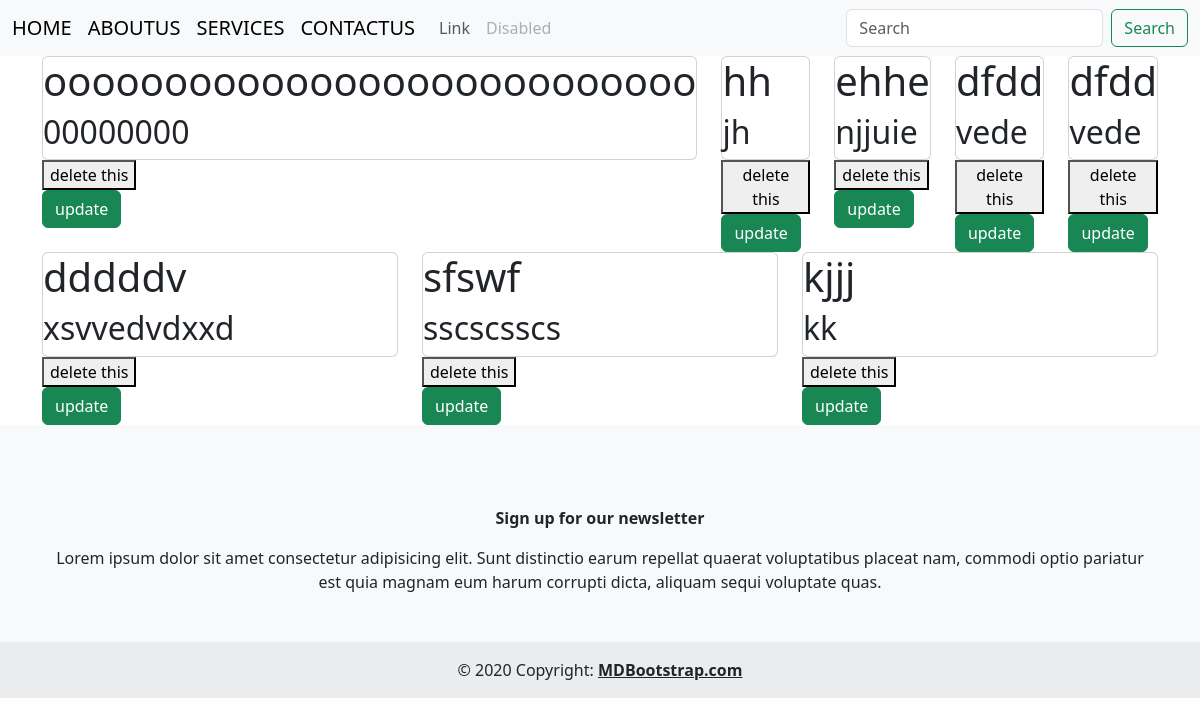
Page /services on the earlier database version.
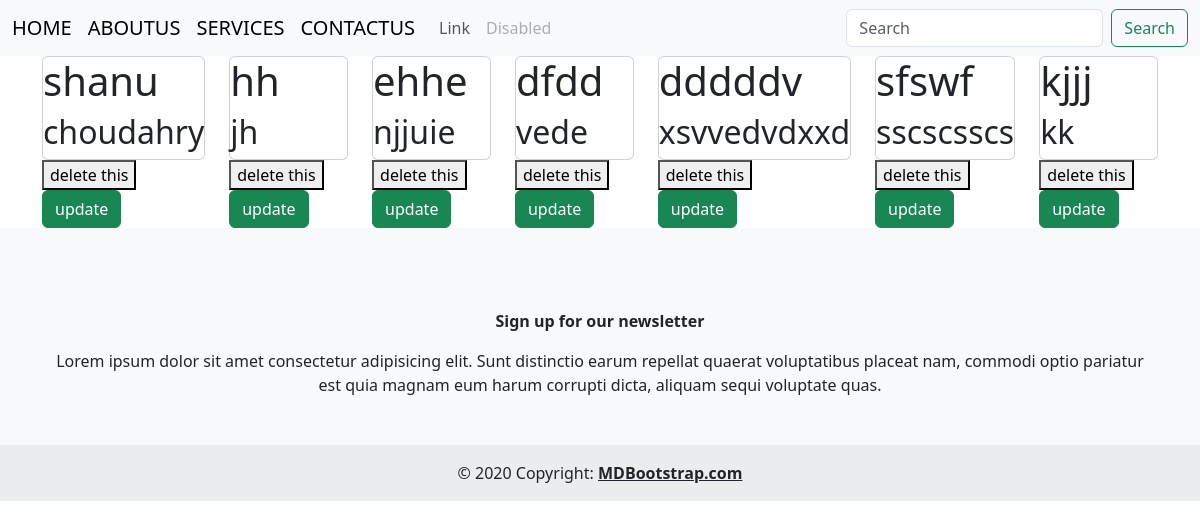
Same page on the later database version.
### main.py (models this page shows)
class Contactus(db.Model):
    myid=db.Column(db.Integer,primary_key=True,autoincrement=True)
    mytitle=db.Column(db.String(120))
    mymessage=db.Column(db.Text)

### main.py (the view)
@app.route("/services")
def myservices():
    data=Contactus.query.all()
    return render_template("myap/services.html",mydata=data)

### Templates/myap/services.html (shortened to what this page needs)
{% extends "base.html" %}
{% block abc %}
<div>
      <section>
          <div class="container">
              <div class="row">
                {% for i in mydata %}
				<div class="col s12 m6">
					<div class="card horizontal">
						<div class="card-stacked">
							<div class="card-content">
								<h1>{{i.mytitle}}</h1>
							</div>
							<div class="card-content">
								<h2>{{i.mymessage}}</h2>
						  </div>
						</div>
					</div>
					<form action="/deletethisdata/{{i.myid}}" method="POST">
					  <button type="submit"> delete this</button>
					</form>
					<form action="/updatethisdata/{{i.myid}}" method="POST">
						<button  type="submit" class="btn btn-success">update</button>
					</form>
			  </div>
				{% endfor %}
                  </div>
                </div>
          </div>
{% endblock abc %}

Differences in the rows shown:
removed Contactus: mytitle "ooooooooooooooooooooooooooo", mymessage "00000000"
removed Contactus: mytitle "dfdd", mymessage "vede"
added Contactus: mytitle "shanu", mymessage "choudahry"
